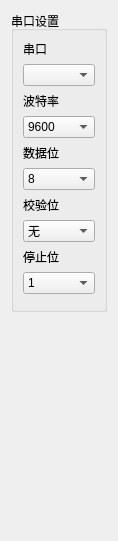
   <widget class="QWidget" name="">
    <property name="geometry">
     <rect>
      <x>10</x>
      <y>10</y>
      <width>99</width>
      <height>541</height>
     </rect>
    </property>
    <layout class="QVBoxLayout" name="verticalLayout_2">
     <item>
      <widget class="QGroupBox" name="groupBox">
       <property name="styleSheet">
        <string notr="true"/>
       </property>
       <property name="title">
        <string>串口设置</string>
       </property>
       <property name="flat">
        <bool>false</bool>
       </property>
       <layout class="QVBoxLayout" name="verticalLayout">
        <item>
         <widget class="QLabel" name="label">
          <property name="sizePolicy">
           <sizepolicy hsizetype="Preferred" vsizetype="Fixed">
            <horstretch>0</horstretch>
            <verstretch>0</verstretch>
           </sizepolicy>
          </property>
          <property name="text">
           <string>串口</string>
          </property>
         </widget>
        </item>
        <item>
         <widget class="QComboBox" name="portNameComboBox"/>
        </item>
        <item>
         <widget class="QLabel" name="label_2">
          <property name="sizePolicy">
           <sizepolicy hsizetype="Preferred" vsizetype="Fixed">
            <horstretch>0</horstretch>
            <verstretch>0</verstretch>
           </sizepolicy>
          </property>
          <property name="text">
           <string>波特率</string>
          </property>
         </widget>
        </item>
        <item>
         <widget class="QComboBox" name="baudRateComboBox">
          <property name="currentIndex">
           <number>12</number>
          </property>
          <item>
           <property name="text">
            <string>50</string>
           </property>
          </item>
          <item>
           <property name="text">
            <string>75</string>
           </property>
          </item>
          <item>
           <property name="text">
            <string>110</string>
           </property>
          </item>
          <item>
           <property name="text">
            <string>134</string>
           </property>
          </item>
          <item>
           <property name="text">
            <string>150</string>
           </property>
          </item>
          <item>
           <property name="text">
            <string>200</string>
           </property>
          </item>
          <item>
           <property name="text">
            <string>300</string>
           </property>
          </item>
          <item>
           <property name="text">
            <string>600</string>
           </property>
          </item>
          <item>
           <property name="text">
            <string>1200</string>
           </property>
          </item>
          <item>
           <property name="text">
            <string>1800</string>
           </property>
          </item>
          <item>
           <property name="text">
            <string>2400</string>
           </property>
          </item>
          <item>
           <property name="text">
            <string>4800</string>
           </property>
          </item>
          <item>
           <property name="text">
            <string>9600</string>
           </property>
          </item>
          <item>
           <property name="text">
            <string>14400</string>
           </property>
          </item>
          <item>
           <property name="text">
            <string>19200</string>
           </property>
          </item>
          <item>
           <property name="text">
            <string>38400</string>
           </property>
          </item>
          <item>
           <property name="text">
            <string>56000</string>
           </property>
          </item>
          <item>
           <property name="text">
            <string>57600</string>
           </property>
          </item>
          <item>
           <property name="text">
            <string>76800</string>
           </property>
          </item>
          <item>
           <property name="text">
            <string>115200</string>
           </property>
          </item>
          <item>
           <property name="text">
            <string>128000</string>
           </property>
          </item>
          <item>
           <property name="text">
            <string>256000</string>
           </property>
          </item>
         </widget>
        </item>
        <item>
         <widget class="QLabel" name="label_3">
          <property name="sizePolicy">
           <sizepolicy hsizetype="Preferred" vsizetype="Fixed">
            <horstretch>0</horstretch>
            <verstretch>0</verstretch>
           </sizepolicy>
          </property>
          <property name="text">
           <string>数据位</string>
          </property>
         </widget>
        </item>
        <item>
         <widget class="QComboBox" name="dataBitsComboBox">
          <property name="currentIndex">
           <number>3</number>
          </property>
          <item>
           <property name="text">
            <string>5</string>
           </property>
          </item>
          <item>
           <property name="text">
            <string>6</string>
           </property>
          </item>
          <item>
           <property name="text">
            <string>7</string>
           </property>
          </item>
          <item>
           <property name="text">
            <string>8</string>
           </property>
          </item>
         </widget>
        </item>
        <item>
         <widget class="QLabel" name="label_4">
          <property name="sizePolicy">
           <sizepolicy hsizetype="Preferred" vsizetype="Fixed">
            <horstretch>0</horstretch>
            <verstretch>0</verstretch>
           </sizepolicy>
          </property>
          <property name="text">
           <string>校验位</string>
          </property>
         </widget>
        </item>
        <item>
         <widget class="QComboBox" name="parityComboBox">
          <item>
           <property name="text">
            <string>无</string>
           </property>
          </item>
          <item>
           <property name="text">
            <string>奇</string>
           </property>
          </item>
          <item>
           <property name="text">
            <string>偶</string>
           </property>
          </item>
         </widget>
        </item>
        <item>
         <widget class="QLabel" name="label_5">
          <property name="sizePolicy">
           <sizepolicy hsizetype="Preferred" vsizetype="Fixed">
            <horstretch>0</horstretch>
            <verstretch>0</verstretch>
           </sizepolicy>
          </property>
          <property name="text">
           <string>停止位</string>
          </property>
         </widget>
        </item>
        <item>
         <widget class="QComboBox" name="stopBitsComboBox">
          <item>
           <property name="text">
            <string>1</string>
           </property>
          </item>
          <item>
           <property name="text">
            <string>1.5</string>
           </property>
          </item>
          <item>
           <property name="text">
            <string>2</string>
           </property>
          </item>
         </widget>
        </item>
       </layout>
      </widget>
     </item>
     <item>
      <spacer name="verticalSpacer">
       <property name="orientation">
        <enum>Qt::Vertical</enum>
       </property>
       <property name="sizeType">
        <enum>QSizePolicy::Fixed</enum>
       </property>
       <property name="sizeHint" stdset="0">
        <size>
         <width>17</width>
         <height>218</height>
        </size>
       </property>
      </spacer>
     </item>
    </layout>
   </widget>
